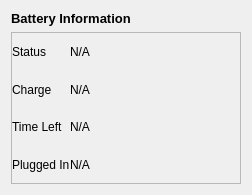
            <widget class="QWidget" name="battery">
             <layout class="QGridLayout" name="gridLayout_4">
              <item row="0" column="0" alignment="Qt::AlignBottom">
               <widget class="QLabel" name="label_27">
                <property name="font">
                 <font>
                  <pointsize>10</pointsize>
                  <weight>75</weight>
                  <bold>true</bold>
                 </font>
                </property>
                <property name="text">
                 <string>Battery Information</string>
                </property>
               </widget>
              </item>
              <item row="1" column="0">
               <widget class="QFrame" name="frame">
                <property name="sizePolicy">
                 <sizepolicy hsizetype="Preferred" vsizetype="Preferred">
                  <horstretch>0</horstretch>
                  <verstretch>0</verstretch>
                 </sizepolicy>
                </property>
                <property name="frameShape">
                 <enum>QFrame::StyledPanel</enum>
                </property>
                <property name="frameShadow">
                 <enum>QFrame::Raised</enum>
                </property>
                <layout class="QGridLayout" name="gridLayout_3">
                 <property name="leftMargin">
                  <number>0</number>
                 </property>
                 <property name="topMargin">
                  <number>0</number>
                 </property>
                 <property name="rightMargin">
                  <number>0</number>
                 </property>
                 <property name="bottomMargin">
                  <number>0</number>
                 </property>
                 <property name="spacing">
                  <number>0</number>
                 </property>
                 <item row="3" column="0">
                  <widget class="QLabel" name="label_31">
                   <property name="text">
                    <string>Plugged In</string>
                   </property>
                  </widget>
                 </item>
                 <item row="0" column="1">
                  <widget class="QLabel" name="battery_status">
                   <property name="text">
                    <string>N/A</string>
                   </property>
                  </widget>
                 </item>
                 <item row="0" column="0">
                  <widget class="QLabel" name="label_28">
                   <property name="text">
                    <string>Status</string>
                   </property>
                  </widget>
                 </item>
                 <item row="2" column="0">
                  <widget class="QLabel" name="label_30">
                   <property name="text">
                    <string>Time Left</string>
                   </property>
                  </widget>
                 </item>
                 <item row="1" column="1">
                  <widget class="QLabel" name="battery_charge">
                   <property name="text">
                    <string>N/A</string>
                   </property>
                  </widget>
                 </item>
                 <item row="2" column="1">
                  <widget class="QLabel" name="battery_time_left">
                   <property name="text">
                    <string>N/A</string>
                   </property>
                  </widget>
                 </item>
                 <item row="3" column="1">
                  <widget class="QLabel" name="battery_plugged">
                   <property name="text">
                    <string>N/A</string>
                   </property>
                  </widget>
                 </item>
                 <item row="1" column="0">
                  <widget class="QLabel" name="label_29">
                   <property name="text">
                    <string>Charge</string>
                   </property>
                  </widget>
                 </item>
                 <item row="0" column="2" rowspan="4">
                  <widget class="roundProgressBar" name="battery_usage" native="true">
                   <property name="minimumSize">
                    <size>
                     <width>150</width>
                     <height>150</height>
                    </size>
                   </property>
                   <property name="maximumSize">
                    <size>
                     <width>150</width>
                     <height>150</height>
                    </size>
                   </property>
                  </widget>
                 </item>
                </layout>
               </widget>
              </item>
             </layout>
            </widget>
